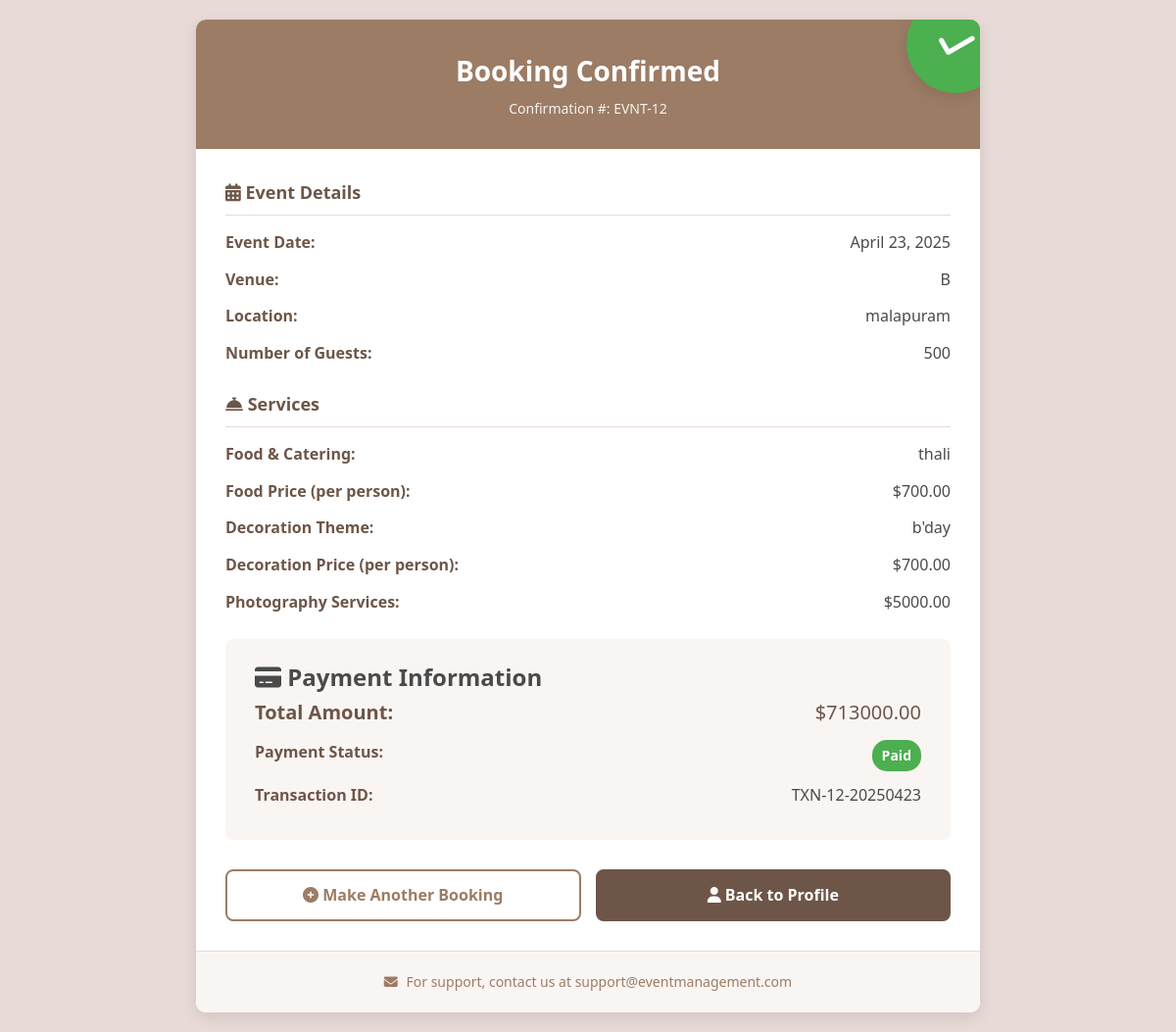
The page /booking_view (signed in) on the database as committed earlier.
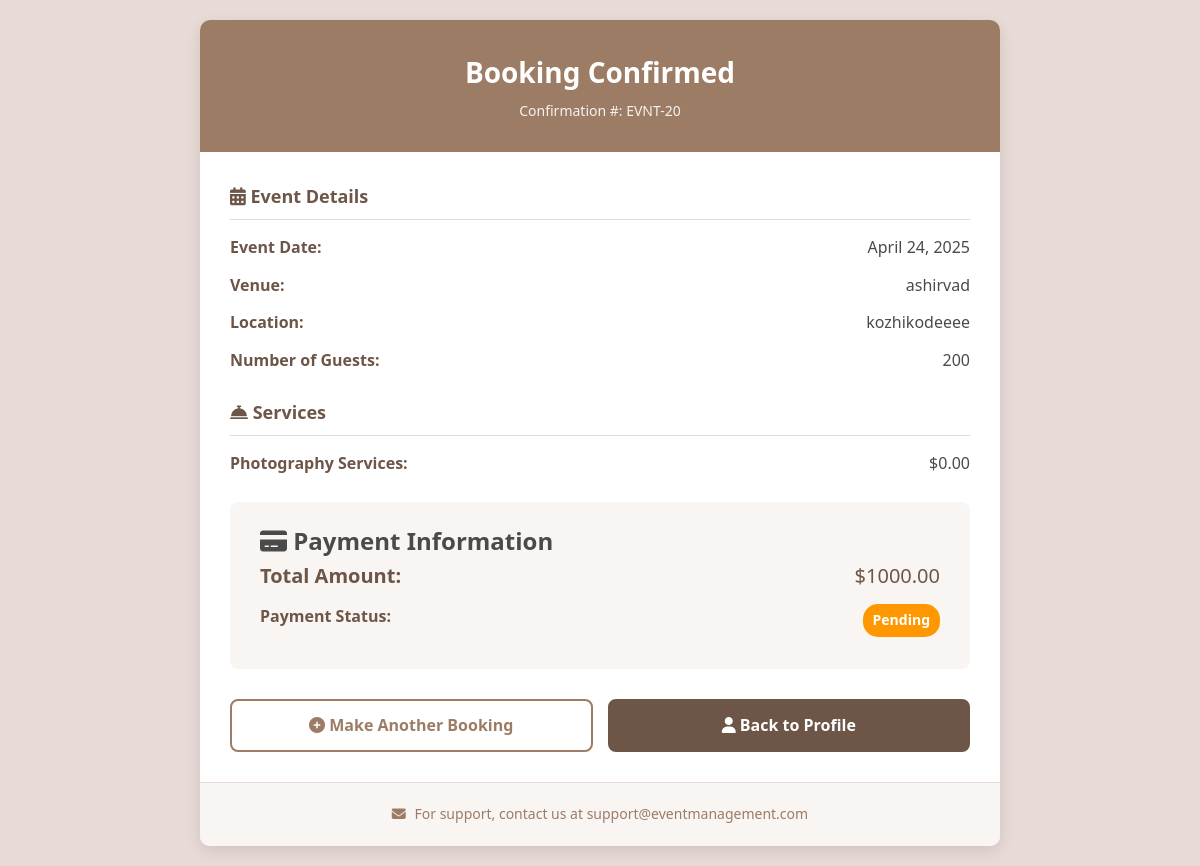
The same page on the database as committed later.
### app/models.py (models this page shows)
class Bookings(models.Model):
    event_date=models.DateField(null=True)
    event_status=models.CharField(max_length=100,default='Pending')
    user_id=models.ForeignKey(User,on_delete=models.CASCADE)
    hall_id=models.ForeignKey(Halls,on_delete=models.CASCADE)
    booking_date=models.DateField(auto_now_add=True)
    payment_status=models.CharField(max_length=100,default='Pending')
    photography=models.CharField(max_length=100,null=True,blank=True)
    no_of_persons=models.IntegerField(null=True,blank=True)
    food_value=models.BooleanField(null=True,blank=True)
    food=models.ForeignKey(Food,on_delete=models.SET_NULL, null=True, blank=True)
    decoration_value=models.BooleanField(null=True,blank=True)
    decoration=models.ForeignKey(Decoration,on_delete=models.SET_NULL, null=True, blank=True)
    photography_cost=models.DecimalField(max_digits=10,decimal_places=2)
    total_payment=models.DecimalField(max_digits=10,decimal_places=2)

class Halls(models.Model):
    name=models.CharField(max_length=100)
    location=models.CharField(max_length=200)
    capacity=models.IntegerField()
    price_per_day=models.DecimalField(max_digits=10,decimal_places=2)
    photo_url=models.ImageField(upload_to='images/')
    description=models.TextField(blank=True,null=True)

class Food(models.Model):
    food_name=models.CharField(max_length=100,null=True)
    food_image=models.ImageField(upload_to='images/')
    food_price=models.DecimalField(max_digits=10,decimal_places=2)

class Decoration(models.Model):
    decoration_name=models.CharField(max_length=100,null=True)
    decoration_image=models.ImageField(upload_to='images/')
    decoration_price=(models.DecimalField(max_digits=10,decimal_places=2))

### app/views.py (the view)
# urls.py: path('booking_view',views.booking_view,name='booking_view'),
@login_required(login_url='login')
def booking_view(request):
    booking = Bookings.objects.filter(user_id=request.user).order_by('-id').first()
    if not booking:
        messages.error(request, "No booking found.")
        return redirect('booking_page')
    context = {
        'booking': booking
    }
    return render(request, 'booking_view.html', context)

### templates/booking_view.html (shortened to what the changed rows need)
<!DOCTYPE html>
<html lang="en">
<head>
    <link rel="stylesheet" href="https://cdnjs.cloudflare.com/ajax/libs/font-awesome/6.4.0/css/all.min.css">
</head>
<body>
    <div class="container">
        <div class="header">
            <h1>Booking Confirmed</h1>
            <div class="confirmation-number">Confirmation #: EVNT-{{ booking.id }}</div>
            {% if booking.payment_status == 'Completed' %}
            <div class="success-badge">
                <i class="fas fa-check"></i>
            </div>
            {% endif %}
        </div>
        <div class="booking-details">
            <div class="detail-section">
                <h2><i class="fas fa-calendar-alt"></i> Event Details</h2>
                <div class="detail-row">
                    <span class="detail-label">Event Date:</span>
                    <span class="detail-value">{{ booking.event_date }}</span>
                </div>
                <div class="detail-row">
                    <span class="detail-label">Venue:</span>
                    <span class="detail-value">{{ booking.hall_id.name }}</span>
                </div>
                <div class="detail-row">
                    <span class="detail-label">Location:</span>
                    <span class="detail-value">{{ booking.hall_id.location }}</span>
                </div>
                <div class="detail-row">
                    <span class="detail-label">Number of Guests:</span>
                    <span class="detail-value">{{ booking.no_of_persons }}</span>
                </div>
            </div>
            <div class="detail-section">
                <h2><i class="fas fa-concierge-bell"></i> Services</h2>
                {% if booking.food %}
                <div class="detail-row">
                    <span class="detail-label">Food & Catering:</span>
                    <span class="detail-value">{{ booking.food.food_name }}</span>
                </div>
                <div class="detail-row">
                    <span class="detail-label">Food Price (per person):</span>
                    <span class="detail-value">${{ booking.food.food_price }}</span>
                </div>
                {% endif %}
                {% if booking.decoration %}
                <div class="detail-row">
                    <span class="detail-label">Decoration Theme:</span>
                    <span class="detail-value">{{ booking.decoration.decoration_name }}</span>
                </div>
                <div class="detail-row">
                    <span class="detail-label">Decoration Price (per person):</span>
                    <span class="detail-value">${{ booking.decoration.decoration_price }}</span>
                </div>
                {% endif %}
                <div class="detail-row">
                    <span class="detail-label">Photography Services:</span>
                    <span class="detail-value">${{ booking.photography_cost }}</span>
                </div>
            </div>
            <div class="payment-section">
                <h2><i class="fas fa-credit-card"></i> Payment Information</h2>
                <div class="detail-row total-row">
                    <span class="detail-label">Total Amount:</span>
                    <span class="detail-value">${{ booking.total_payment }}</span>
                </div>
                <div class="detail-row">
                    <span class="detail-value">
                        {% if booking.payment_status == 'Completed' %}
                        <span class="status-badge status-completed">Paid</span>
                        {% else %}
                        <span class="status-badge status-pending">Pending</span>
                        {% endif %}
                    </span>
                </div>
                <form action="{% url 'stripe_payments' id=booking.id %}">
                    {% if booking.event_status == 'Accept' and booking.payment_status == 'Pending' %}
                    <button type="submit" class="payment-button">
                        <i class="fas fa-lock"></i> Proceed to Payment
                    </button>
                    {% elif booking.payment_status == 'Completed' %}
                    <div class="detail-row">
                        <span class="detail-label">Transaction ID:</span>
                        <span class="detail-value">TXN-{{ booking.id }}-{{ booking.event_date|date:"Ymd" }}</span>
                    </div>
                    {% endif %}
                </form>
            </div>
        </div>
    </div>
</body>
</html>

Rows that differ between the two databases and show on the page:
removed Bookings: id "12", event_date "April 23, 2025", hall_id.name "B", hall_id.location "malapuram", no_of_persons "500", food.food_name "thali", food.food_price "700.00", decoration.decoration_name "b'day", decoration.decoration_price "700.00", photography_cost "5000.00", total_payment "713000.00", event_date "20250423"
added Bookings: id "20", event_date "April 24, 2025", hall_id.name "ashirvad", hall_id.location "kozhikodeeee", no_of_persons "200", photography_cost "0.00", total_payment "1000.00"
Other text that changed with them:
text no longer shown: "Food & Catering: Food Price (per person): $ Decoration Theme: Decoration Price (per person): $ Paid Transaction ID: TXN- -"
text now shown: "Pending"
